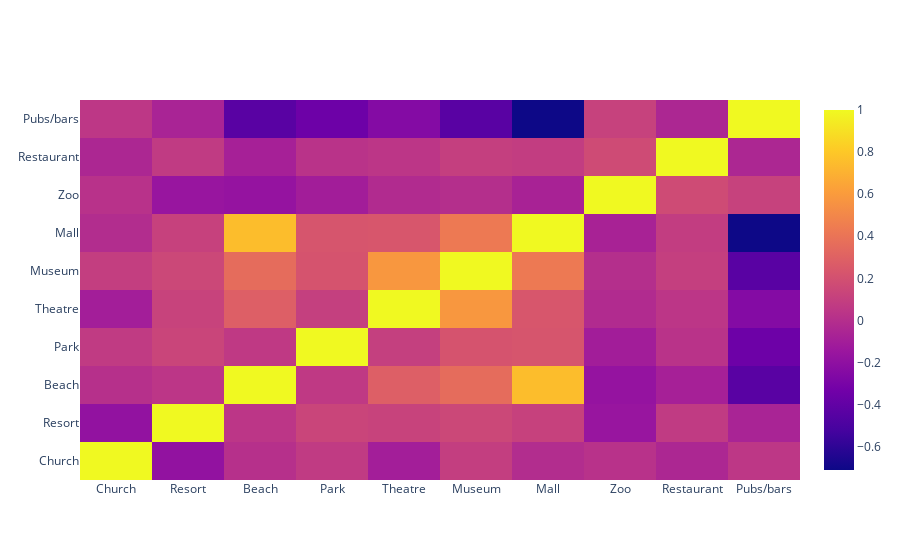

The notebook cell this image was saved under:
### Code cell
# correl = subset_data.corr()
correl = travel_data.corr()

trace = go.Heatmap(z=correl.values,
                  x=correl.index.values,
                  y=correl.columns.values)
data=[trace]
plotly.offline.iplot(data, filename='basic-heatmap')

### Figure 1 — Plotly figure (JSON) as saved in the notebook; plotly's stock layout.template omitted (floating-point values rounded to 4 significant figures)
{"data": [{"type": "heatmap", "x": ["Church", "Resort", "Beach", "Park", "Theatre", "Museum", "Mall", "Zoo", "Restaurant", "Pubs/bars"], "y": ["Church", "Resort", "Beach", "Park", "Theatre", "Museum", "Mall", "Zoo", "Restaurant", "Pubs/bars"], "z": [[1, -0.1877, 0.008613, 0.07346, -0.1005, 0.09414, -0.01247, 0.02003, -0.04731, 0.0507], [-0.1877, 1, 0.04359, 0.1316, 0.1196, 0.1484, 0.1101, -0.1586, 0.07334, -0.06576], [0.008613, 0.04359, 1, 0.06113, 0.2817, 0.3564, 0.7507, -0.173, -0.08544, -0.4405], [0.07346, 0.1316, 0.06113, 1, 0.1019, 0.2159, 0.2283, -0.1036, 0.02667, -0.3529], [-0.1005, 0.1196, 0.2817, 0.1019, 1, 0.5813, 0.2323, -0.02096, 0.04169, -0.2475], [0.09414, 0.1484, 0.3564, 0.2159, 0.5813, 1, 0.4307, 7.058e-05, 0.09641, -0.4381], [-0.01247, 0.1101, 0.7507, 0.2283, 0.2323, 0.4307, 1, -0.07249, 0.08496, -0.7107], [0.02003, -0.1586, -0.173, -0.1036, -0.02096, 7.058e-05, -0.07249, 1, 0.1697, 0.1147], [-0.04731, 0.07334, -0.08544, 0.02667, 0.04169, 0.09641, 0.08496, 0.1697, 1, -0.04568], [0.0507, -0.06576, -0.4405, -0.3529, -0.2475, -0.4381, -0.7107, 0.1147, -0.04568, 1]]}], "layout": {}}
